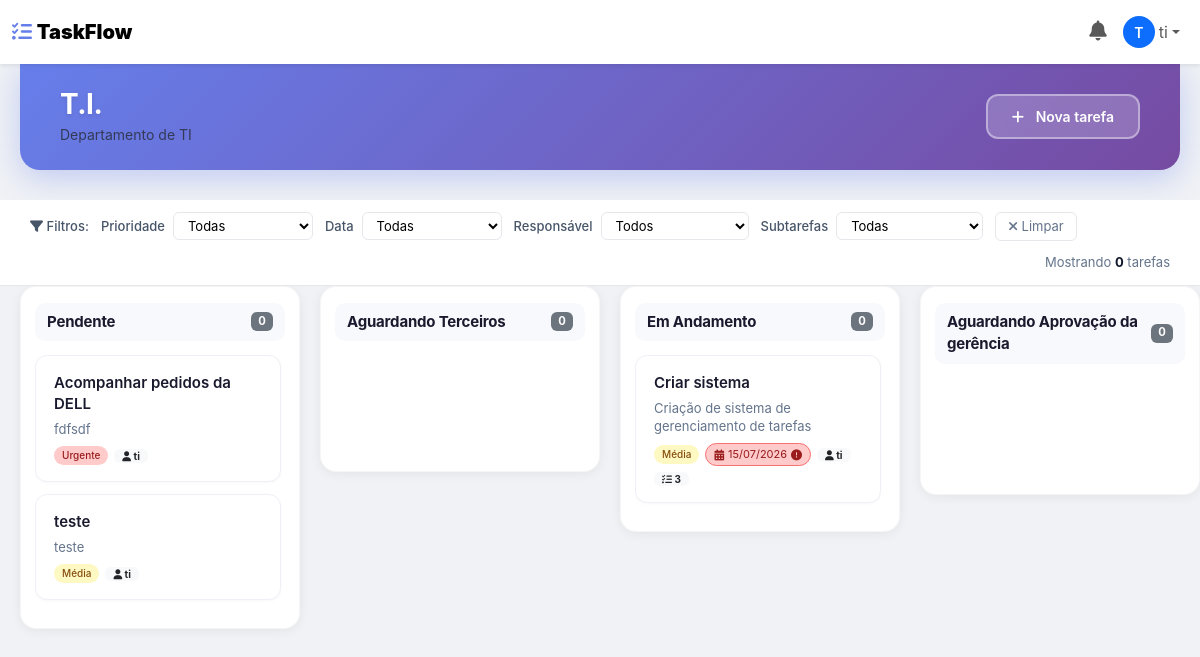
Before: /board/1/ (signed in) with the older database file.
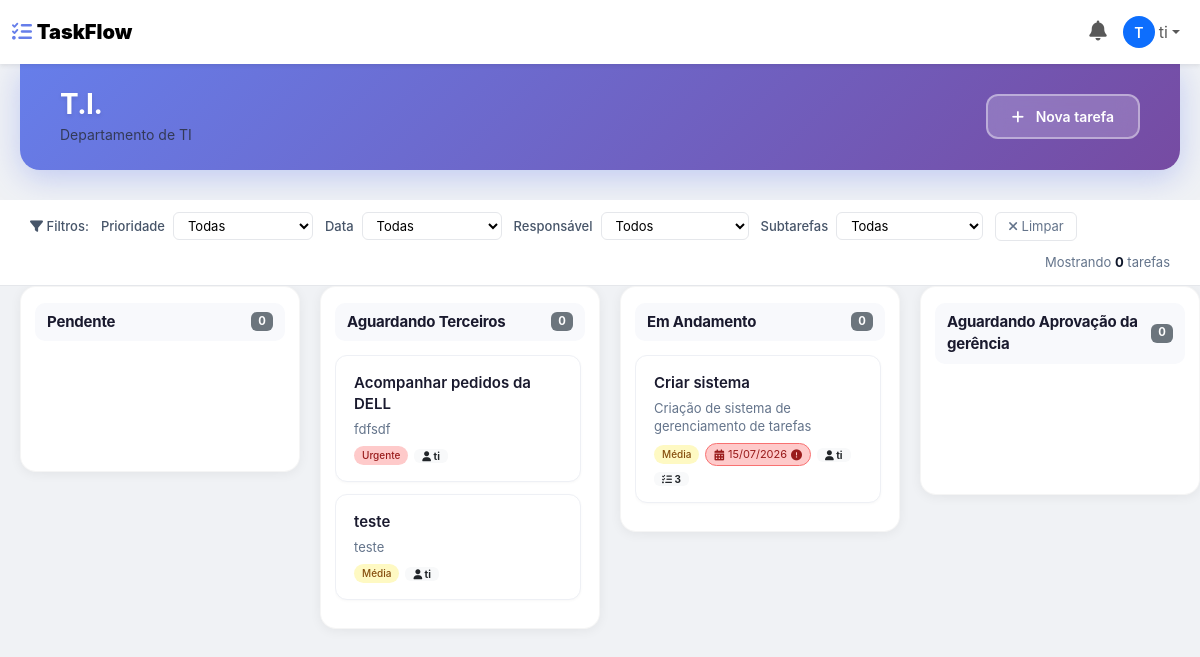
After: the same page with the newer database file.
### main/models.py (models this page shows, shortened)
class User(AbstractUser):
    TIPOS = (
        ("admin", "Administrador"),
        ("gerente", "Gerente"),
        ("usuario", "Usuário"),
    )
    tipo = models.CharField(
        max_length=20,
        choices=TIPOS,
        default="usuario"
    )
    workspace = models.ForeignKey(
        "Workspace",
        on_delete=models.SET_NULL,
        null=True,
        blank=True,
        related_name="usuarios"
    )

class Board(models.Model):
    workspace = models.ForeignKey(
        Workspace,
        on_delete=models.CASCADE,
        related_name="boards"
    )
    nome = models.CharField(
        max_length=100
    )
    descricao = models.TextField(
        blank=True
    )
    privado = models.BooleanField(
        default=False
    )
    criado_em = models.DateTimeField(
        auto_now_add=True
    )

class Status(models.Model):
    workflow = models.ForeignKey(
        Workflow,
        on_delete=models.CASCADE,
        related_name="status"
    )
    nome = models.CharField(
        max_length=100
    )
    ordem = models.PositiveIntegerField(
        default=0
    )
    cor = models.CharField(
        max_length=20,
        default="#000000"
    )
    class Meta:
        ordering = [
            "ordem"
        ]

class Task(models.Model):
    PRIORIDADES = (
        ("baixa", "Baixa"),
        ("media", "Média"),
        ("alta", "Alta"),
        ("urgente", "Urgente"),
    )
    board = models.ForeignKey(
        Board,
        on_delete=models.CASCADE,
        related_name="tarefas"
    )
    workflow = models.ForeignKey(
        Workflow,
        on_delete=models.PROTECT,
        related_name="tarefas"
    )
    titulo = models.CharField(
        max_length=200
    )
    descricao = models.TextField(
        blank=True
    )
    prioridade = models.CharField(
        max_length=20,
        choices=PRIORIDADES,
        default="media"
    )
    status = models.ForeignKey(
        Status,
        on_delete=models.PROTECT,
        related_name="tasks"
    )
    responsavel = models.ForeignKey(
        User,
        on_delete=models.SET_NULL,
        null=True,
        blank=True,
        related_name="tarefas_responsaveis"
    )
    criado_por = models.ForeignKey(
        User,
        on_delete=models.SET_NULL,
        null=True,
        blank=True,
        related_name="tarefas_criadas"
    )
    atualizado_por = models.ForeignKey(
        User,
        on_delete=models.SET_NULL,
        null=True,
        blank=True,
        related_name="tarefas_atualizadas"
    )
    ordem = models.PositiveIntegerField(
        default=0
    )
    data_entrega = models.DateField(
        null=True,
        blank=True
    )
    criado_em = models.DateTimeField(
        auto_now_add=True
    )
    atualizado_em = models.DateTimeField(
        auto_now=True
    )
    class Meta:
        ordering = ["ordem"]

### main/views.py (the view)
# urls.py: path("board/<int:board_id>/", board_view, name="board"),
@login_required
@board_access_required
def board_view(request, board_id):
    board = get_object_or_404(Board, id=board_id)
    usuario = request.user
    if not check_permission_user_board(usuario, board):
        messages.error(request, "Você não tem permissão para acessar este setor.")
        return redirect("home")
    status_list = Status.objects.filter(
        workflow__board=board
    ).order_by("ordem").prefetch_related(
        "tasks__subtasks",
        "tasks__comments",
        "tasks__history"
    )
    membros_ids = BoardMember.objects.filter(
        board=board
    ).values_list('usuario_id', flat=True)
    usuarios_board = User.objects.filter(
        id__in=membros_ids,
        workspace=usuario.workspace,
        is_active=True
    ).order_by('first_name', 'last_name')
    if usuario not in usuarios_board:
        usuarios_board = usuarios_board | User.objects.filter(id=usuario.id)
    usuarios = User.objects.filter(
        workspace=request.user.workspace,
        is_active=True
    )
    from datetime import date, timedelta
    today = date.today()
    today_plus_3 = today + timedelta(days=3)
    open_task_id = request.GET.get('open_task')
    return render(
        request,
        "board.html",
        {
            "board": board,
            "status_list": status_list,
            "usuarios": usuarios,
            "usuarios_board": usuarios_board,
            "user_tipo": usuario.tipo,
            "today": today,
            "today_plus_3": today_plus_3,
            "open_task_id": open_task_id,
        }
    )

### main/templates/board.html (shortened to what this page needs)
{% load static %}
<!DOCTYPE html>
<html lang="pt-br">
<head>
    <link href="https://cdn.jsdelivr.net/npm/bootstrap@5.3.3/dist/css/bootstrap.min.css" rel="stylesheet">
    <link rel="stylesheet" href="https://cdnjs.cloudflare.com/ajax/libs/font-awesome/6.4.0/css/all.min.css">
    <link rel="stylesheet" href="https://cdnjs.cloudflare.com/ajax/libs/at.js/1.5.4/css/jquery.atwho.min.css">
    <link rel="stylesheet" href="{% static 'css/board.css' %}">
</head>
<body>
    {% include 'navbar.html' %}
    <div class="board-header d-flex justify-content-between align-items-center">
        <div>
            <h2 class="mb-0">{{ board.nome }}</h2>
            <small class="text-muted">{{ board.descricao|default:"Sem descrição" }}</small>
        </div>
        <button class="btn btn-primary" data-bs-toggle="modal" data-bs-target="#addTaskModal">
            <i class="fas fa-plus"></i> Nova tarefa
        </button>
    </div>
    <div class="filters-section" id="filtersSection">
        <div class="filter-group">
            <label><i class="fas fa-filter"></i> Filtros:</label>
        </div>
        <div class="filter-group">
            <label>Prioridade</label>
            <select id="filterPriority">
                <option value="all">Todas</option>
            </select>
        </div>
        <div class="filter-group">
            <label>Data</label>
            <select id="filterDueDate">
                <option value="all">Todas</option>
            </select>
        </div>
        <div class="filter-group">
            <label>Responsável</label>
            <select id="filterResponsavel">
                <option value="all">Todos</option>
            </select>
        </div>
        <div class="filter-group">
            <label>Subtarefas</label>
            <select id="filterSubtasks">
                <option value="all">Todas</option>
            </select>
        </div>
        <button class="clear-filters" onclick="clearFilters()">
            <i class="fas fa-times"></i> Limpar
        </button>
        <span class="filter-stats" id="filterStats">
            Mostrando <strong id="visibleCount">0</strong> tarefas
        </span>
    </div>
    <div class="kanban-container" id="kanbanContainer">
        {% for status in status_list %}
        <div class="kanban-column" data-status="{{ status.id }}" data-status-name="{{ status.nome }}">
            <div class="column-title">
                {{ status.nome }}
                <span class="badge bg-secondary float-end" id="count-{{ status.id }}">0</span>
            </div>
            <div class="tasks" id="tasks-{{ status.id }}" data-status="{{ status.id }}">
                {% for task in status.tasks.all %}
                <div class="task-card"
                     data-task-id="{{ task.id }}"
                     data-prioridade="{{ task.prioridade }}"
                     data-responsavel="{{ task.responsavel.id|default:'unassigned' }}"
                     data-data-entrega="{{ task.data_entrega|date:'Y-m-d'|default:'' }}"
                     draggable="true"
                     onclick="openTaskModal({{ task.id }})">
                    <h4>{{ task.titulo }}</h4>
                    {% if task.descricao %}
                    <div class="task-description">{{ task.descricao|truncatechars:60 }}</div>
                    {% endif %}
                    <div class="task-meta">
                        <span class="priority-badge priority-{{ task.prioridade }}">
                            {{ task.get_prioridade_display }}
                        </span>
                        {% if task.data_entrega %}
                        <span class="due-date {% if task.data_entrega < today %}overdue{% elif task.data_entrega == today %}today{% elif task.data_entrega <= today_plus_3 %}soon{% endif %}">
                            <i class="fas fa-calendar-alt"></i>
                            {{ task.data_entrega|date:"d/m/Y" }}
                            {% if task.data_entrega < today %}
                            <i class="fas fa-exclamation-circle"></i>
                            {% endif %}
                        </span>
                        {% endif %}
                        {% if task.responsavel %}
                        <span class="badge bg-light text-dark">
                            <i class="fas fa-user"></i> {{ task.responsavel.get_full_name|default:task.responsavel.username }}
                        </span>
                        {% endif %}
                        {% with total=task.subtasks.count %}
                        {% if total > 0 %}
                        <span class="badge bg-light text-dark subtask-count-badge">
                            <i class="fas fa-tasks"></i> {{ total }}
                        </span>
                        {% endif %}
                        {% endwith %}
                    </div>
                </div>
                {% endfor %}
            </div>
        </div>
        {% endfor %}
    </div>
</body>
</html>

### main/templates/navbar.html (shortened to what this page needs)
<nav class="navbar navbar-expand-lg navbar-light bg-white shadow-sm">
    <div class="container-fluid">
        <a class="navbar-brand fw-bold" href="{% url 'home' %}">
            <i class="fas fa-tasks" style="color: #667eea;"></i>
            <strong>TaskFlow</strong>
        </a>
        <div class="collapse navbar-collapse" id="navbarNav">
            <ul class="navbar-nav ms-auto align-items-center">
                <li class="nav-item dropdown" id="notificacoes-dropdown">
                    <a class="nav-link position-relative" href="#" role="button" data-bs-toggle="dropdown" aria-expanded="false" id="sino-notificacoes">
                        <i class="fas fa-bell" style="font-size: 20px;"></i>
                    </a>
                </li>
                <li class="nav-item dropdown">
                    <a class="nav-link dropdown-toggle d-flex align-items-center" href="#" role="button" data-bs-toggle="dropdown">
                        {% if user.avatar %}
                        <img src="{{ user.avatar.url }}" alt="Avatar" class="rounded-circle me-1" style="width: 32px; height: 32px; object-fit: cover;">
                        {% else %}
                        <div class="rounded-circle bg-primary text-white d-inline-flex align-items-center justify-content-center me-1" style="width: 32px; height: 32px; font-size: 14px; font-weight: 600;">
                            {{ user.first_name|first|default:user.username|first|upper }}
                        </div>
                        {% endif %}
                        <span class="d-none d-md-inline">
                            {{ user.first_name|default:user.username }}
                        </span>
                    </a>
                </li>
            </ul>
        </div>
    </div>
</nav>

### static/css/board.css (style rules this page uses)
* { box-sizing: border-box; }
body { background: #f0f2f5; font-family: 'Inter', -apple-system, BlinkMacSystemFont, 'Segoe UI', Roboto, sans-serif; margin: 0; padding: 0; }
.board-header { background: linear-gradient(135deg, #667eea 0%, #764ba2 100%); padding: 24px 40px; border-radius: 0 0 20px 20px; margin: 0 20px 30px 20px; box-shadow: 0 8px 32px rgba(102, 126, 234, 0.35); display: flex; justify-content: space-between; align-items: center; flex-wrap: wrap; gap: 15px; }
.board-header h2 { color: #ffffff; font-size: 28px; font-weight: 700; margin: 0; letter-spacing: -0.5px; text-shadow: 0 2px 4px rgba(0, 0, 0, 0.1); }
.board-header .btn-primary { background: rgba(255, 255, 255, 0.2); border: 2px solid rgba(255, 255, 255, 0.4); color: #fff; padding: 10px 24px; border-radius: 12px; font-weight: 600; font-size: 14px; transition: all 0.3s ease; backdrop-filter: blur(10px); }
.board-header .btn-primary i { margin-right: 8px; }
.kanban-container { display: flex; gap: 20px; padding: 0 20px 30px 20px; overflow-x: auto; min-height: calc(100vh - 200px); align-items: flex-start; }
.kanban-column { flex: 0 0 320px; min-width: 280px; max-width: 380px; background: #ffffff; border-radius: 16px; padding: 16px 14px; box-shadow: 0 2px 12px rgba(0, 0, 0, 0.06); border: 1px solid rgba(0, 0, 0, 0.04); transition: all 0.3s ease; max-height: calc(100vh - 200px); display: flex; flex-direction: column; }
.column-title { font-size: 15px; font-weight: 700; color: #1a1a2e; padding: 8px 12px; margin-bottom: 14px; border-radius: 10px; display: flex; justify-content: space-between; align-items: center; background: #f8f9fc; letter-spacing: -0.2px; flex-shrink: 0; }
.tasks { flex: 1; overflow-y: auto; padding-right: 4px; min-height: 100px; max-height: calc(100vh - 280px); }
.task-card { background: #ffffff; border-radius: 12px; padding: 16px 18px; margin-bottom: 12px; border: 1px solid #eef0f5; cursor: grab; transition: all 0.25s ease; position: relative; box-shadow: 0 1px 3px rgba(0, 0, 0, 0.03); }
.task-card h4 { font-size: 15px; font-weight: 600; color: #1a1a2e; margin: 0 0 6px 0; line-height: 1.4; display: -webkit-box; -webkit-line-clamp: 2; -webkit-box-orient: vertical; overflow: hidden; }
.task-card .task-description { font-size: 13px; color: #64748b; margin: 0 0 8px 0; line-height: 1.4; display: -webkit-box; -webkit-line-clamp: 2; -webkit-box-orient: vertical; overflow: hidden; }
.task-card .task-meta { display: flex; flex-wrap: wrap; align-items: center; gap: 6px; font-size: 12px; color: #64748b; margin-top: 4px; }
.task-card .task-meta .badge { font-size: 10px; padding: 2px 8px; }
.priority-badge { font-size: 10px; padding: 2px 8px; border-radius: 12px; font-weight: 500; }
.priority-media { background: #fef9c3; color: #854d0e; }
.priority-urgente { background: #fecaca; color: #991b1b; }
.due-date { font-size: 11px; padding: 2px 8px; border-radius: 12px; border: 1px solid #e5e7eb; background: #f8fafc; display: inline-flex; align-items: center; gap: 4px; }
.due-date.overdue { background: #fecaca; border-color: #f87171; color: #991b1b; }
.filters-section { background: white; padding: 12px 30px; border-bottom: 1px solid #e5e7eb; display: flex; flex-wrap: wrap; align-items: center; gap: 12px; }
.filters-section .filter-group { display: flex; align-items: center; gap: 8px; }
.filters-section .filter-group label { font-size: 13px; font-weight: 500; color: #475569; margin: 0; white-space: nowrap; }
.filters-section .filter-group select, .filters-section .filter-group input { font-size: 13px; padding: 4px 10px; border-radius: 6px; border: 1px solid #e5e7eb; background: white; min-width: 140px; }
.filters-section .clear-filters { font-size: 13px; color: #64748b; cursor: pointer; padding: 4px 12px; border-radius: 6px; border: 1px solid #e5e7eb; background: white; transition: all 0.2s; }
.filters-section .filter-stats { font-size: 13px; color: #64748b; margin-left: auto; }
.filters-section .filter-stats strong { color: #0f172a; }
@media (max-width: 1200px) { .kanban-column { flex: 0 0 280px; min-width: 260px; } }

Changed rows visible on the page:
changed Status "Pendente": loses Task (titulo "Acompanhar pedidos da DELL", descricao "fdfsdf", prioridade "Urgente", responsavel.get_full_name "ti"); loses Task (titulo "teste", descricao "teste", prioridade "Média", responsavel.get_full_name "ti")
changed Status "Aguardando Terceiros": gains Task (titulo "Acompanhar pedidos da DELL", descricao "fdfsdf", prioridade "Urgente", responsavel.get_full_name "ti"); gains Task (titulo "teste", descricao "teste", prioridade "Média", responsavel.get_full_name "ti")
